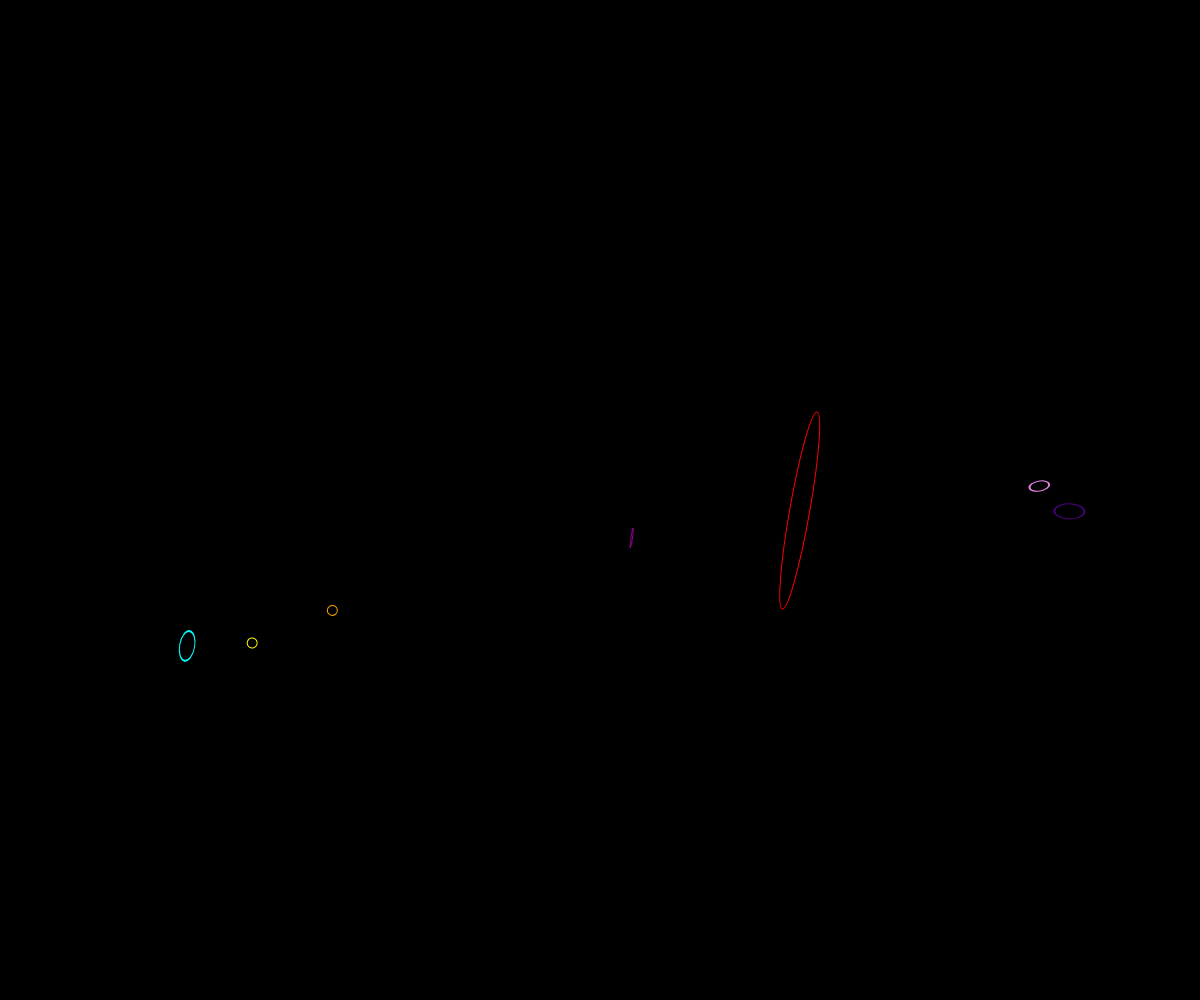
Frame 1 (no input)
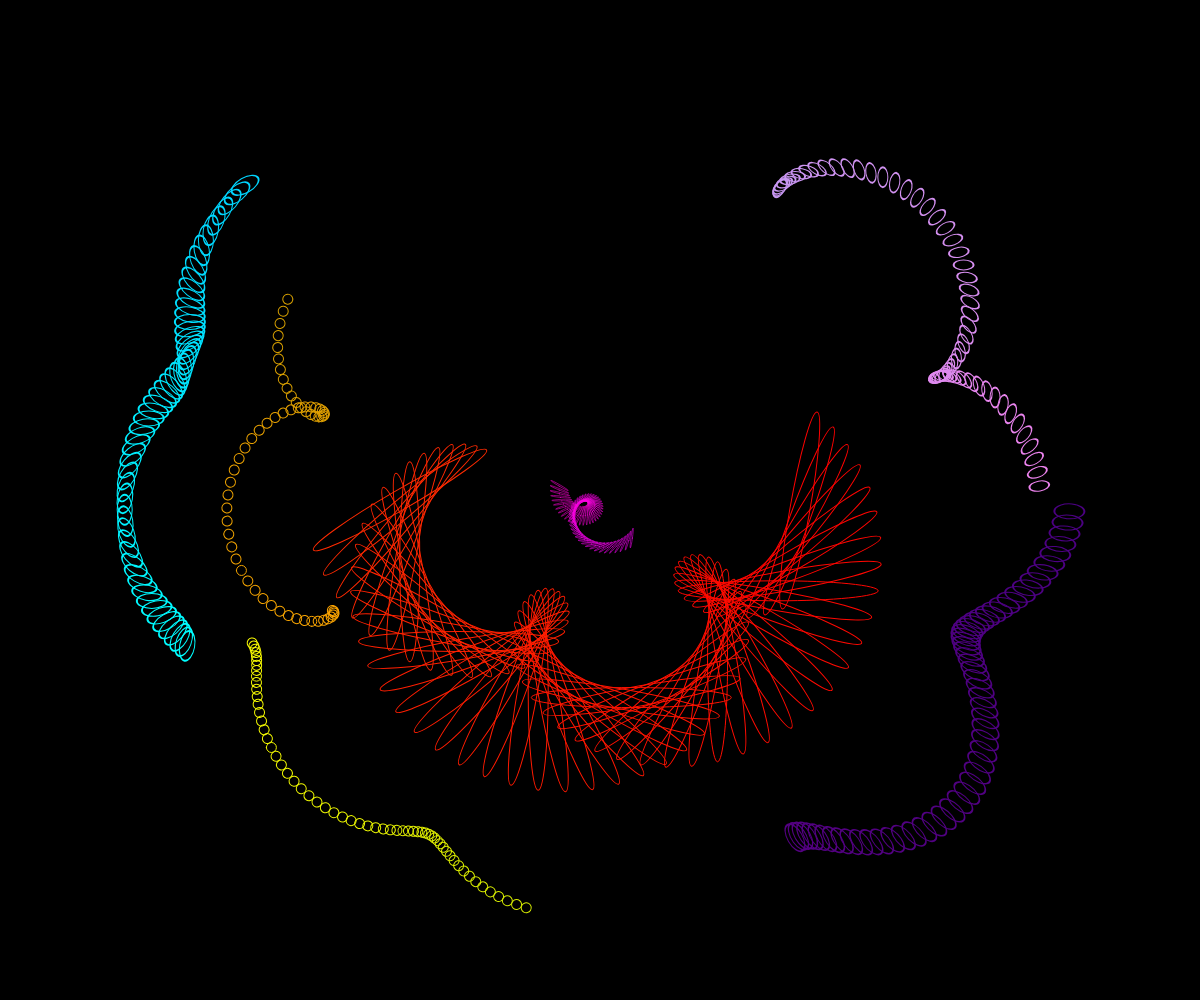
Frame 60 (no input)
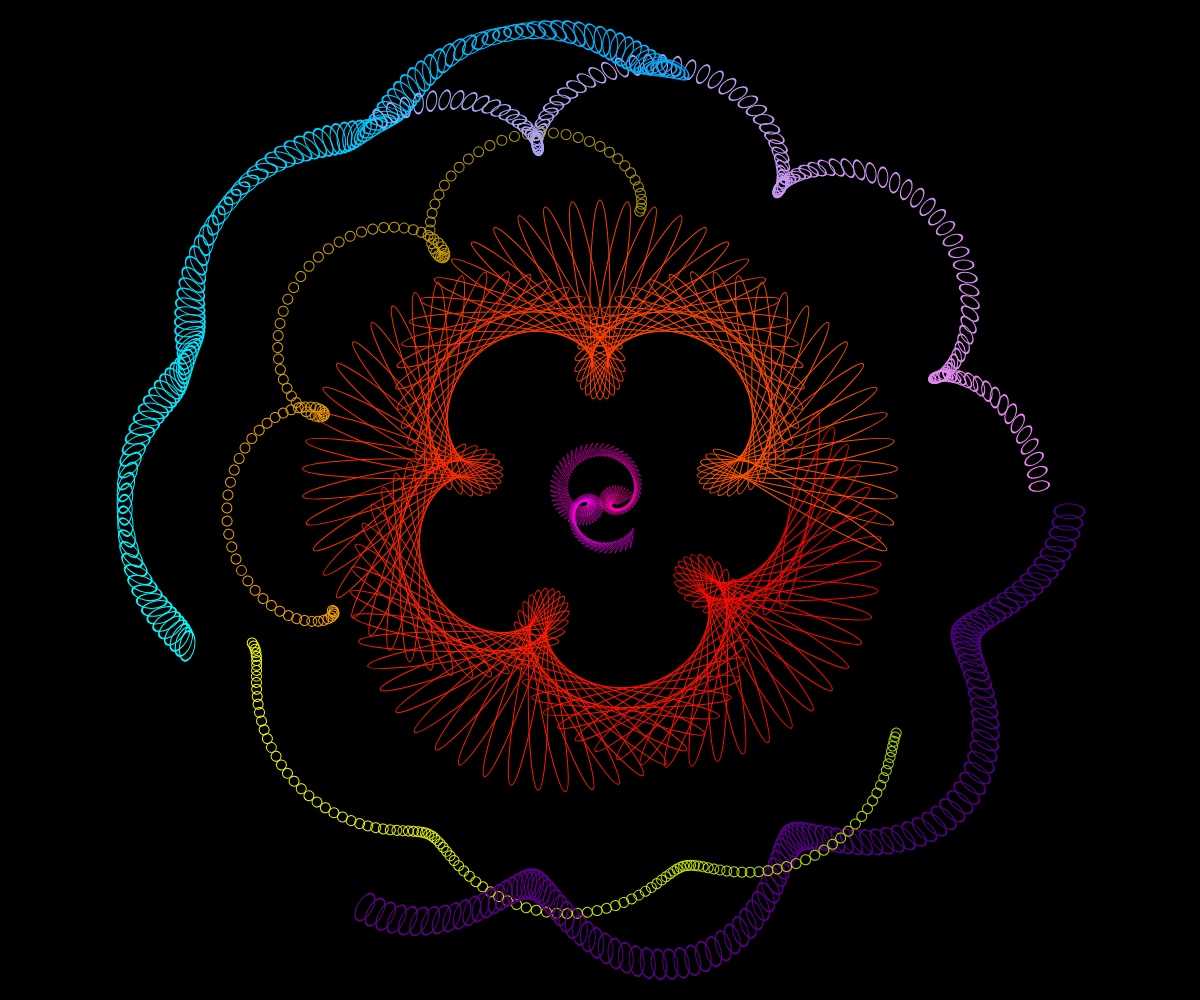
Frame 120 (the mouse pressed at the canvas centre since frame 60)

The p5.js sketch that drew these frames (run headless with seeded random() and noise() and a simulated clock; from frame 60 on, the mouse is pressed at the canvas centre):

// p5.js sketch
// ── sketch.js
function preload(){
  // put preload code here
}

function setup() {
  createCanvas(windowWidth,windowHeight)
  // put setup code here
  background('black');
  angleMode(DEGREES);
}

function draw() {
  // put drawing code here
  noFill();

  push();
  stroke(lerpColor(color('magenta'),color('red'), frameCount/360));
  translate(width/2,height/2);
  rotate(frameCount*3);
  translate(20,20);
  rotate(frameCount*5)
  scale(.5,.5,1)
  ellipse(30,30,3,40)
  pop();


  push();
  stroke(lerpColor(color('red'),color('yellow'), frameCount/360));
  translate(width/2,height/2);
  rotate(frameCount*3);
  translate(200,0);
  rotate(frameCount*7)
  ellipse(0,0,20, 200)
  pop();



  push();
  stroke(lerpColor(color('orange'),color('green'), frameCount/360));
  translate(width/2,height/2);
  rotate(frameCount);
  translate(-300,140);
  rotate(frameCount*9);
  ellipse(30,-30,10, 10)
  pop();




  push();
  stroke(lerpColor(color('yellow'),color('green'), frameCount/360));
  translate(width/2,height/2);
  rotate(-frameCount);
  translate(-370,140);
  rotate(-frameCount*9)
  ellipse(20,0,10, 10)
  pop();

  push();
  stroke(lerpColor(color('violet'),color('cyan'), frameCount/360));
  translate(width/2,height/2);
  rotate(-frameCount);
  translate(400,0);
  rotate(-frameCount*9)
  scale(2,1,1)
  ellipse(20,0,10, 10)
  pop();

  push();
  stroke(lerpColor(color('cyan'),color('blue'), frameCount/360));
  translate(width/2,height/2);
  rotate(frameCount);
  translate(-430,150);
  rotate(frameCount*9)
  scale(1,2,1)
  ellipse(20,0,15, 15)
  pop();

  push();
  stroke(lerpColor(color('indigo'),color('purple'), frameCount/360));
  translate(width/2,height/2);
  rotate(frameCount);
  translate(430,0);
  scale(2,1,1)
  rotate(frameCount*9)
  ellipse(20,0,15, 15)
  pop();





  if(frameCount == 360){
  noLoop();

 }


}
